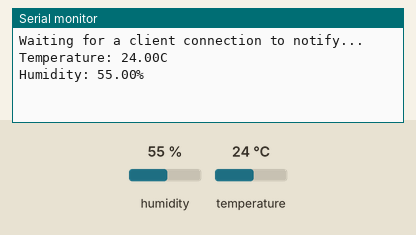
Recording of a sketch running on a simulated ESP32. On the bench: the last lines printed to the serial monitor. Inputs (shaded band) come from the test bench; at power-on: humidity 55 %, temperature 24 °C. Nothing arrives over Bluetooth unless stated; a phone connects over Bluetooth LE 3 s after start.

Above: at 5.8 s.
5.9 s: humidity set to 22 %
At 11.2 s:
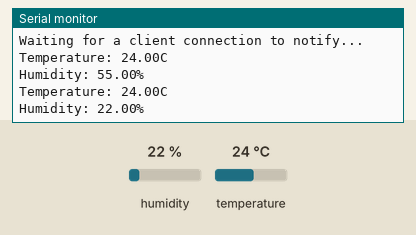
11.9 s: temperature set to 12 °C
At 15.9 s:
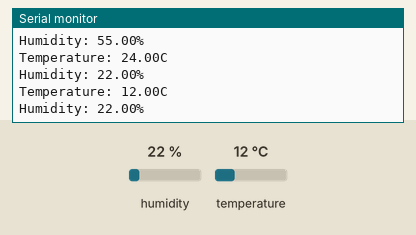
17.9 s: humidity set to 40 %
At 20.6 s:
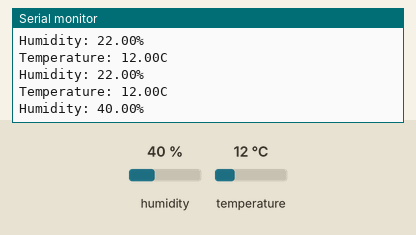
Timing chart, 0 to 22.1 s (numbered marks = the images above; inputs shaded):
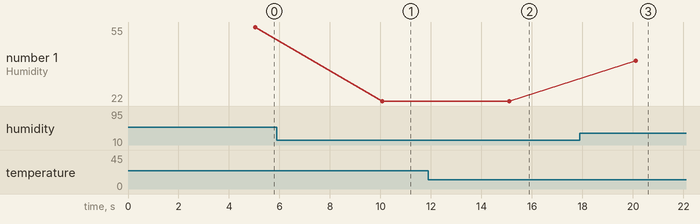

The sketch:

BLE_Weather.ino
```cpp
#include <BLEDevice.h>
#include <BLEServer.h>
#include <BLEUtils.h>
#include <BLE2902.h>
#include <DHT.h>

DHT dht(4, DHT11);
BLEServer* pServer = NULL;
BLECharacteristic* pTempCharacteristic = NULL;
BLECharacteristic* pHumCharacteristic = NULL;
bool deviceConnected = false;
bool oldDeviceConnected = false;
float temp = 0;
float hum = 0;

#define SERVICE_UUID "00000002-0000-0000-FDFD-FDFDFDFDFDFD"
#define CHARACTERISTIC_TEMPERATURE_UUID "beb5483e-36e1-4688-b7f5-ea07361b26a8"
#define CHARACTERISTIC_HUMIDITY_UUID "beb5483e-36e1-4688-b7f5-ea07361b2321"

class MyServerCallbacks: public BLEServerCallbacks {
    void onConnect(BLEServer* pServer) {
      deviceConnected = true;
    };

    void onDisconnect(BLEServer* pServer) {
      deviceConnected = false;
    }
};

void setup() {
  Serial.begin(115200);

  // Initialize the DHT11 sensor
  dht.begin();

  // Create the BLE Device
  BLEDevice::init("WEATHER");

  // Create the BLE Server
  pServer = BLEDevice::createServer();
  pServer->setCallbacks(new MyServerCallbacks());

  // Create the BLE Service
  BLEService *pService = pServer->createService(SERVICE_UUID);

  // Create a BLE Characteristic for temperature
  pTempCharacteristic = pService->createCharacteristic(
                          CHARACTERISTIC_TEMPERATURE_UUID,
                          BLECharacteristic::PROPERTY_READ   |
                          BLECharacteristic::PROPERTY_NOTIFY
                        );
  pTempCharacteristic->addDescriptor(new BLE2902());
  BLEDescriptor* tempDescriptor = new BLEDescriptor(BLEUUID((uint16_t)0x2901));
  tempDescriptor->setValue("Temperature in Celsius");
  pTempCharacteristic->addDescriptor(tempDescriptor);

  // Create a BLE Characteristic for humidity
  pHumCharacteristic = pService->createCharacteristic(
                          CHARACTERISTIC_HUMIDITY_UUID,
                          BLECharacteristic::PROPERTY_READ   |
                          BLECharacteristic::PROPERTY_NOTIFY
                        );
  pHumCharacteristic->addDescriptor(new BLE2902());
  BLEDescriptor* humDescriptor = new BLEDescriptor(BLEUUID((uint16_t)0x2901));
  humDescriptor->setValue("Humidity in Percent");
  pHumCharacteristic->addDescriptor(humDescriptor);

  // Start the service
  pService->start();

  // Start advertising
  BLEAdvertising *pAdvertising = BLEDevice::getAdvertising();
  pAdvertising->addServiceUUID(SERVICE_UUID);
  pAdvertising->setScanResponse(false);
  pAdvertising->setMinPreferred(0x0);  // set value to 0x00 to not advertise this parameter
  BLEDevice::startAdvertising();
  Serial.println("Waiting for a client connection to notify...");
}

void loop() {
    // Read the temperature and humidity from the DHT11 sensor
    temp = dht.readTemperature();
    hum = dht.readHumidity();

    if (isnan(temp) || isnan(hum)) {
        Serial.println("Failed to read from DHT sensor!");
    } else {
        if (deviceConnected) {
            // Convert the float temperature to a string with °C
            char tempString[10];
            snprintf(tempString, sizeof(tempString), "%.2fC", temp);
            pTempCharacteristic->setValue(tempString);
            pTempCharacteristic->notify();
            Serial.print("Temperature: ");
            Serial.println(tempString);

            // Convert the float humidity to a string with %
            char humString[10];
            snprintf(humString, sizeof(humString), "%.2f%%", hum);
            pHumCharacteristic->setValue(humString);
            pHumCharacteristic->notify();
            Serial.print("Humidity: ");
            Serial.println(humString);
        }
    }

    delay(5000);


    if (!deviceConnected && oldDeviceConnected) {
        delay(500);
        pServer->startAdvertising(); // restart advertising
        Serial.println("Started advertising");
        oldDeviceConnected = deviceConnected;
    }

    // Connecting
    if (deviceConnected && !oldDeviceConnected) {
        oldDeviceConnected = deviceConnected;
    }
}
```

Measured:
- after the input at 5.9 s, the serial monitor: prints a new line after 4.2 s (image 1)
- after the input at 11.9 s, the serial monitor: prints a new line after 3.2 s (image 2)
- after the input at 17.9 s, the serial monitor: prints a new line after 2.2 s (image 3)
- plotted number 1: 55 → 22 after the input at 5.9 s, 22 → 40 after the input at 17.9 s
